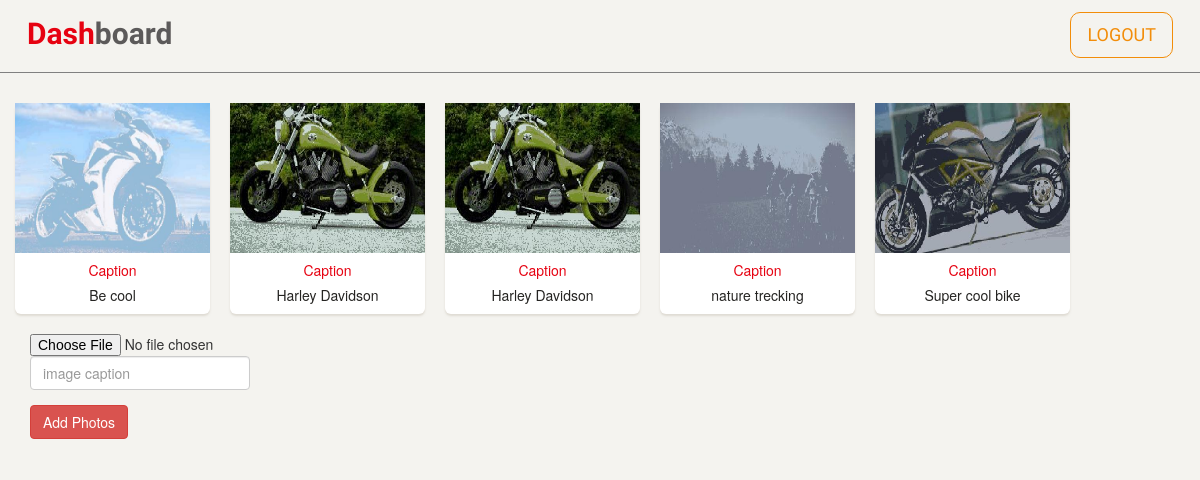
/gallery/index.php?category=bikes (signed in), run on the app's committed database.
### tables this page shows
CREATE TABLE `gallery_photos` (
  `photo_id` bigint(20) unsigned NOT NULL AUTO_INCREMENT,
  `photo_filename` varchar(25) DEFAULT NULL,
  `photo_caption` text,
  `photo_category` bigint(20) unsigned NOT NULL DEFAULT '0',
  PRIMARY KEY (`photo_id`),
  KEY `photo_id` (`photo_id`)
);

### gallery/config.inc.php (called while the page is built, shortened)
<?php
    $images_dir = "photos";
?>

### gallery/index.php (the view, shortened to what this page needs)
<?php
	include("config.inc.php");
	$category_name = $_GET['category'];
	$username 	   = $_SESSION['username'];
echo "
<html>
<head>
	<title>$category_name</title>
	<meta name='viewport' content='width=device-width, initial-scale=1.0'>
	<link rel='stylesheet' href='https://maxcdn.bootstrapcdn.com/bootstrap/3.3.7/css/bootstrap.min.css' >
	<link rel='stylesheet' href='../css/admin.css' >
	<link href='https://fonts.googleapis.com/css?family=Muli:400,300' rel='stylesheet' type='text/css'>
	<script src='https://ajax.googleapis.com/ajax/libs/jquery/3.1.1/jquery.min.js'></script>
	<script src='https://maxcdn.bootstrapcdn.com/bootstrap/3.3.7/js/bootstrap.min.js'></script>
</head>
<body>
<header>
	<div class='container' style='padding: 1%;'>
		<h3 class='custom dashboard'><span style='color: #E60211'>Dash</span><span style='color: #5C5A5A'>board</span></h3>
		<a href='../logout.php'><button class='btn-warning btn-lg btn-right custom btn-logout'>LOGOUT</button></a>
	</div>
</header>
<div class='container' style='padding-top:30px'>";
		$result_array = array();
		$query = "select  category_id from gallery_category where username = '".$username."' and category_name = '".$category_name."'";
				$result = mysql_query($query);
				while($row = mysql_fetch_array( $result ))
				{
					$cid = $row[0];
				}
		$result = mysql_query( "SELECT photo_id,photo_caption,photo_filename FROM gallery_photos WHERE photo_category='".addslashes($cid)."'" );
		$nr = mysql_num_rows( $result );
		if( empty( $nr ) )
		{
			$result_final = "\t<tr><td>No Category found</td></tr>\n";
		}
		else
		{
			while( $row = mysql_fetch_array( $result ) )
			{
				$result_array[] = "<a href='viewgallery.php?cid=$cid&pid=".$row[0]."'>
				<div class='col-md-2 col-sm-4 col-xm-4 card content' style='margin-right:20px'>
					<div class='row'>
						<img style='width:100%;height:150px' src='".$images_dir."/tb_".$row[2]."' border='0' alt='".$row[1]."' />
					</div>
					<div class='text-center'>
						<h5><span style='color: #E60211;'>Caption</span></h5>
						<h5>".$row[1]."</h5>
					</div>
				</div>
				</a>";
			}
			$result_final = "";
			foreach($result_array as $thumbnail_link)
			{
				$result_final .= "".$thumbnail_link."";
			}
		}
		echo "<div class='row'>
			$result_final
			</div>
			<form enctype='multipart/form-data' action='upload.php' method='post' name='upload_form'>
					<input type='hidden' name='category' value='$category_name'>
					<input name='photo_filename[]' type='file' />
					<div class='form-group'>
				    	<input class='form-control' style='width:220px' placeholder='image caption' required name='photo_caption[]'></input>
				    </div>
				    <input class='btn btn-danger' type='submit' name='submit' value='Add Photos' />
			</form>
			</div>
			</body>
			</html>";
?>

### css/admin.css (style rules this page uses)
body { background: #F4F3EF; }
header { border-bottom: 1px solid grey; }
.btn-right { float: right; }
.custom { -moz-osx-font-smoothing: grayscale; -webkit-font-smoothing: antialiased; font-family: 'Muli', "Helvetica", Arial, sans-serif; }
.btn-warning { border-radius: 10px; border: 0px; }
.dashboard { float: left; font-size:30px; font-weight: 600; margin-top: 5px; }
.btn-logout { color: #F28D0A; border: 1px solid #F28D0A; background: #F4F3EF; }
.card { border-radius: 6px; box-shadow: 0 2px 2px rgba(204, 197, 185, 0.5); background-color: #FFFFFF; color: #252422; margin-bottom: 20px; position: relative; z-index: 1 }

### data on the page
gallery_photos: photo_filename (picture), photo_caption "Be cool"
gallery_photos: photo_filename (picture), photo_caption "Harley Davidson"
gallery_photos: photo_filename (picture), photo_caption "Harley Davidson"
gallery_photos: photo_filename (picture), photo_caption "nature trecking"
gallery_photos: photo_filename (picture), photo_caption "Super cool bike"
